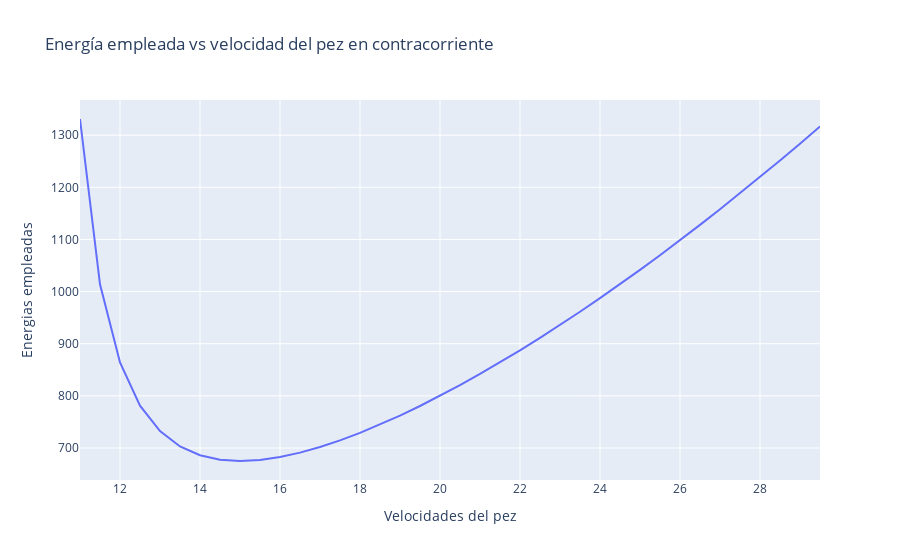

The code cell stored with this chart in its notebook:
### Markdown cell above
# Gráfico interactivo con plotly

### Code cell
import plotly.express as px 
import plotly.io as pio


fig = px.line(tabla_completa, x = 'Velocidades del pez', y = 'Energias empleadas', \
              title = 'Energía empleada vs velocidad del pez en contracorriente')

fig.show() 

pio.write_image(fig, 'energia_vs_velocidad.jpg')

### Figure 1 — Plotly figure (JSON) as saved in the notebook; plotly's stock layout.template omitted (floating-point values rounded to 4 significant figures)
{"data": [{"hovertemplate": "Velocidades del pez=%{x}<br>Energias empleadas=%{y}<extra></extra>", "legendgroup": "", "line": {"color": "#636efa", "dash": "solid"}, "marker": {"symbol": "circle"}, "mode": "lines", "name": "", "orientation": "v", "showlegend": false, "type": "scatter", "x": [11, 11.5, 12, 12.5, 13, 13.5, 14, 14.5, 15, 15.5, 16, 16.5, 17, 17.5, 18, 18.5, 19, 19.5, 20, 20.5, 21, 21.5, 22, 22.5, 23, 23.5, 24, 24.5, 25, 25.5, 26, 26.5, 27, 27.5, 28, 28.5, 29, 29.5], "xaxis": "x", "y": [1331, 1014.0, 864, 781.2, 732.3, 703.0, 686, 677.5, 675, 677.1, 682.7, 691.1, 701.9, 714.6, 729, 744.9, 762.1, 780.5, 800, 820.5, 841.9, 864.2, 887.3, 911.2, 935.9, 961.3, 987.4, 1014.0, 1042.0, 1070.0, 1098.0, 1128.0, 1158.0, 1188.0, 1220.0, 1251.0, 1284.0, 1317.0], "yaxis": "y"}], "layout": {"legend": {"tracegroupgap": 0}, "title": {"text": "Energía empleada vs velocidad del pez en contracorriente"}, "xaxis": {"anchor": "y", "domain": [0, 1], "title": {"text": "Velocidades del pez"}}, "yaxis": {"anchor": "x", "domain": [0, 1], "title": {"text": "Energias empleadas"}}}}
